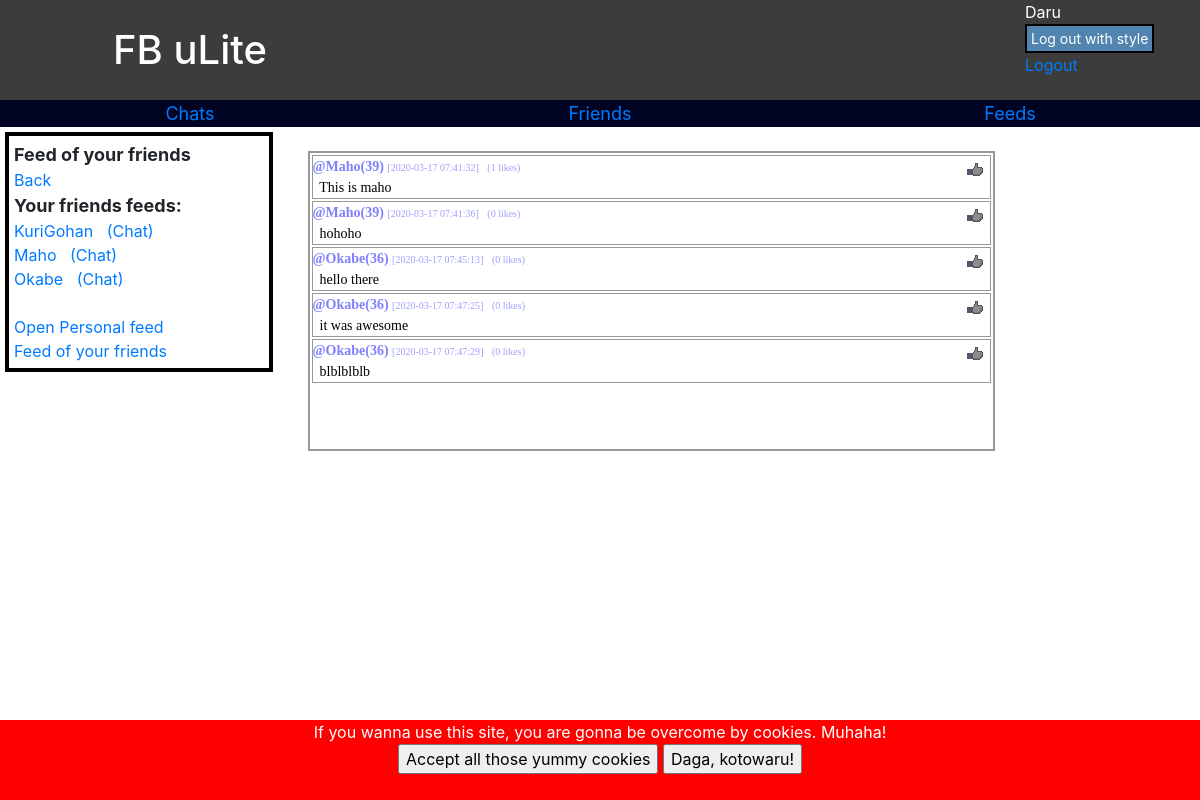
Page / (signed in) on the committed database.
### tables this page shows
CREATE TABLE `users` (
  `id` int(11) NOT NULL,
  `name` varchar(60) NOT NULL,
  `password` varchar(250) NOT NULL,
  `email` varchar(250) NOT NULL
);

CREATE TABLE `messages` (
  `id` int(11) NOT NULL,
  `message` varchar(500) NOT NULL,
  `chatid` int(11) DEFAULT NULL,
  `dated` datetime DEFAULT NULL,
  `userid` int(11) DEFAULT NULL
);

### connect.php (called while the page is built, shortened)
<?php
$conn = NULL;
function getFriends($usrid, $count)
{
    $usrid=(int)$usrid;
    $count=(int)$count;
    global $conn;
    $sql =
        "SELECT name, id FROM users WHERE (
        users.id IN ( select userid1 FROM friendships WHERE (userid0 = '$usrid') ) OR
        users.id IN ( select userid0 FROM friendships WHERE (userid1 = '$usrid') ) )
        AND id != '$usrid' ORDER BY users.name LIMIT $count;";
    $result = $conn->query($sql);
    return $result->fetch_all(MYSQLI_ASSOC);
}
function getUserInfo($userid)
{
    $userid=(int)$userid;
    global $conn;
    $sql =
        "SELECT name,email FROM users WHERE id='$userid';";
    $result = $conn->query($sql);
    $bb = $result->fetch_all(MYSQLI_ASSOC);
    return $bb[0];
}
function getMessageLikes($messageid)
{
    $messageid=(int)$messageid;
    global $conn;
    $sql = "SELECT COUNT(*) FROM likes WHERE (messageid='$messageid');";
    $result = $conn->query($sql);
    if (mysqli_num_rows($result) != 0)
        return $result->fetch_row()[0];
    return -1;
}
function isLiking($messageid, $userid)
{
    $messageid=(int)$messageid;
    $userid=(int)$userid;
    global $conn;
    $sql = "SELECT COUNT(*) FROM likes WHERE (messageid='$messageid' and userid='$userid');";
    $result = $conn->query($sql);
    return $result and $result->fetch_row()[0] == 1;
}
function getFriendsFeed($userid)
{
    $userid=(int)$userid;
    global $conn;
    $sql = "SELECT message,dated,userid,id FROM messages WHERE
  (chatid IN (SELECT id FROM chats WHERE (chats.name IS NULL and
                                          chats.owner IN (
                                            (SELECT userid1 FROM friendships WHERE(userid0='$userid' OR userid1='$userid')
                                             UNION
                                             SELECT userid0 FROM friendships WHERE(userid0='$userid' OR userid1='$userid')))
                                          AND chats.owner!='$userid'))) ORDER BY messages.dated ASC;";
    $result = $conn->query($sql);
    return $result->fetch_all(MYSQLI_ASSOC);
}
?>

### feed.php (the view, shortened to what this page needs)
<?php
if(isset($_GET["open_feed"]))
{
    if(isset($_GET["current_feed_friends"])){
        $_SESSION["friend_feed"]=getFriendsFeed($_SESSION["userid"]);
    }
}
?>
<div class="row">
    <div class="col-md-3">
        <div class="boxik">
            <?php
            if (isset($_SESSION["current_feed"]) or isset($_SESSION["friend_feed"])) {
                print("<div id='chat_group_title'> " . $_SESSION["current_feed_name"] . "</div>");
                print("<a href='?exitgroup=1'>Back</a>");
            }
            $friends = getFriends($_SESSION["userid"],10);
            echo("<div id='chat_group_title'>Your friends feeds:</div>");
            for ($i = 0;$i<sizeof($friends);$i++){
                $id =  $friends[$i]["id"];
                $name = $friends[$i]["name"];
                print("<a href='?open_feed=$id'>$name</a> <a href='?open_conversation=$id'>&nbsp (Chat)</a>");
                print("<br>");
            }
            print("<br>");
            print("<a href='?open_feed=".$_SESSION["userid"]."&current_feed_personal=1'>Open Personal feed</a><br>");
            print("<a href='?open_feed=".$_SESSION["userid"]."&current_feed_friends=1'>Feed of your friends</a>");
            ?>
        </div>
    </div>
    <div class="col-md-7">
        <?php
        if (isset($_SESSION["current_feed"]) or isset($_SESSION["friend_feed"])) {
            if(isset($_SESSION["friend_feed"]))
                $messages=$_SESSION["friend_feed"];
            else
                $messages = getChatMessages($_SESSION["current_feed"]);
            echo("<br><div class ='scrollable' id='chat_feed' onload='scrollDown()'>");
            $sizeOfMessages = $messages ? sizeof($messages) : 0;
            for ($i = 0; $i < $sizeOfMessages; $i++) {
                $id = $messages[$i]["userid"];
                $username = getUserInfo($id)["name"];
                $mess = $messages[$i]["message"];
                $messid = $messages[$i]["id"];
                $da = $messages[$i]["dated"];
                $likeNumber = getMessageLikes($messid);
                $isLiking = isLiking($messid, $_SESSION["userid"]);
                $classi = $isLiking ? "like_button" : "like_button_blank";
                $getcom = $isLiking ? "removelike=1" : "addlike=1";
                $likeText = " <span class='likebox'>
                    <button class='$classi' onclick='window.location.href=\"?messid=$messid&$getcom\";'></button>
                    </span>";
                print("
        <div class='chat_message'>
            <span class = 'chat_username'>@$username($id)</span> <span class = 'chat_time'>[$da]</span>  <span class = 'chat_time'>&nbsp ($likeNumber likes)</span>
             $likeText
            <br>&nbsp $mess
        </div>
        "
                );
            }
            echo("</div>");
        }
        ?>
    </div>
    <div class="col-md-2"></div>
</div>

### index.php (shortened to what this page needs)
<?php
include("connect.php");
?>
<!DOCTYPE HTML>
<html>
<head>
    <link rel="stylesheet" type="text/css" href="style.css"/>
    <link rel="stylesheet" href="https://maxcdn.bootstrapcdn.com/bootstrap/4.4.1/css/bootstrap.min.css">
<body>
<div class="container-fluid" style="padding: 0">
    <div id="head">
        <div class="row">
            <div class="col-md-4">
                <h1>FB uLite</h1>
            </div>
            <div class="col-md-4">
            </div>
            <?php
            if (!isset($_SESSION["user"]))
                include("login.php");
            else
                include("account_frame.php");
            ?>
        </div>
    </div>
    <div class="row" style="background-color: #000322">
        <div class="col-md-4 text-center">
            <?php
            if (isset($_SESSION["user"]))
                echo("<a class ='pointy' href='?wall=chats'>Chats</a>");
            ?>
        </div>
        <div class="col-md-4 text-center">
            <?php
            if (isset($_SESSION["user"]))
                echo("<a class ='pointy'  href='?wall=friends'>Friends</a>   ");
            ?>
        </div>
        <div class="col-md-4 text-center">
            <?php
            if (isset($_SESSION["user"]))
                echo("<a class ='pointy'  href='?wall=feed'>Feeds</a>   ");
            ?>
        </div>
    </div>
    <?php
    if (!isset($_SESSION["user"])) {
        include("register.php");
    } else if (isset($_SESSION["wall"])) {
        switch ($_SESSION["wall"]) {
            case "feed":
                include("feed.php");
                break;
        }
    } else {
    }
    ?>
</div>
<footer>
    <?php
    if (!isset($_SESSION["cookie_accept"]))
        include("cookie.php");
    ?>
</footer>
</body>
</html>

### account_frame.php (shortened to what this page needs)
<div class="col-md-2"></div>
<div class="col-md-2">
    <?php
print($_SESSION["user"]."<br>");
    ?>
    <button class = "login_button" onclick="window.location.href='?logout=1';" value="!">Log out with style</button><br>
    <a href='?logout=1'>Logout</a>
</div>

### cookie.php (shortened to what this page needs)
<div class='cookie_alert'>
    <div class = 'cookie_child'>
        If you wanna use this site, you are gonna be overcome by cookies. Muhaha!
    </div>
    <div class = 'cookie_child'>
          <form method="post" id="accept cookie" >
              <input  name = 'accept_cookie_btn' type="submit" value="Accept all those yummy cookies">
              <input type="button" onclick="window.location.replace('https://www.w3schools.com');" value="Daga, kotowaru!">
          </form>
    </div>
</div>

### style.css (style rules this page uses)
#head { height: 100px; background-color: #3c3c3c; color: white; padding: 0; margin: 0; }
#head h1 { text-align: center; color: white; width: inherit; line-height: 100px; }
.pointy { font-size: 18px; text-decoration: none; text-align: center; margin: 10px; }
.login_button { background-color: #5185af; border: solid 2px black; color: white; padding: 2px 4px; text-align: center; text-decoration: none; display: inline-block; font-size: 14px; }
.chat_message { margin: 2px; color: black; font-family: serif; font-size: 14px; border: 1px solid #989898; }
.chat_username { color: #8080ff; font-style:normal; font-size: 14px; font-weight: bold; }
.chat_time { color: #9f9fff; font-style:normal; font-size: 10px; }
.scrollable { height: 300px; overflow-y: auto; border: solid 2px #989898; }
.cookie_alert { position: absolute ; left: 0; width: 100%; height: 10%; bottom: 0; color: white; text-decoration-color: aliceblue; background-color: red; text-align: center; }
.cookie_child { align-items: center; position: relative; text-decoration-color: aliceblue; }
.boxik { border: solid 4px black; margin: 5px; padding: 5px; }
#chat_group_title { font-weight: bold; font-size: 18px; }
.likebox { float: right; margin: 5px; width: 18px; height: 18px; }
.like_button_blank { background: url(like_blank.png); width:16px; height:16px; border: none; }

### rows in the picture
users: name "KuriGohan"
users: name "Maho"
users: name "Okabe"
messages: userid.name "Maho", userid "39", dated "2020-03-17 07:41:32", likeNumber "1", message "This is maho"
messages: userid.name "Maho", userid "39", dated "2020-03-17 07:41:36", likeNumber "0", message "hohoho"
messages: userid.name "Okabe", userid "36", dated "2020-03-17 07:45:13", likeNumber "0", message "hello there"
messages: userid.name "Okabe", userid "36", dated "2020-03-17 07:47:25", likeNumber "0", message "it was awesome"
messages: userid.name "Okabe", userid "36", dated "2020-03-17 07:47:29", likeNumber "0", message "blblblblb"

### other values in the picture
$_SESSION["user"] "Daru"
$_SESSION["current_feed_name"] "Feed of your friends"
